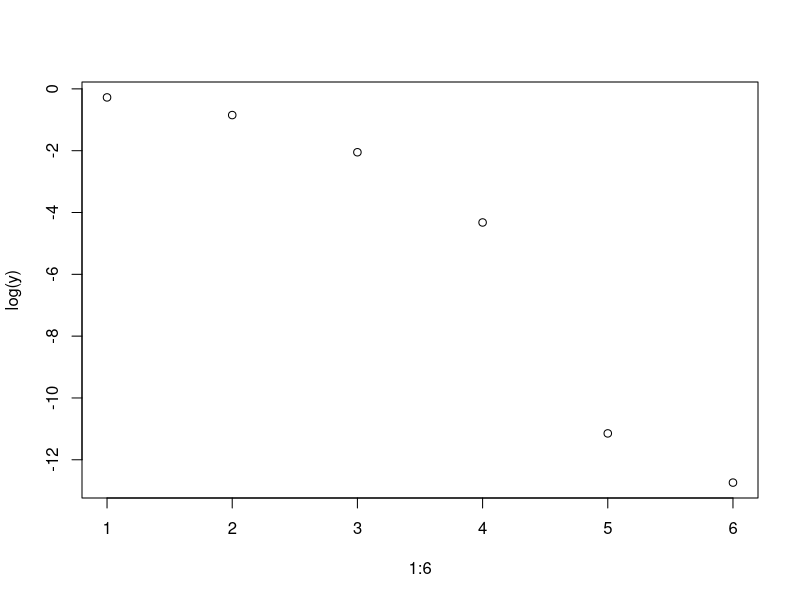
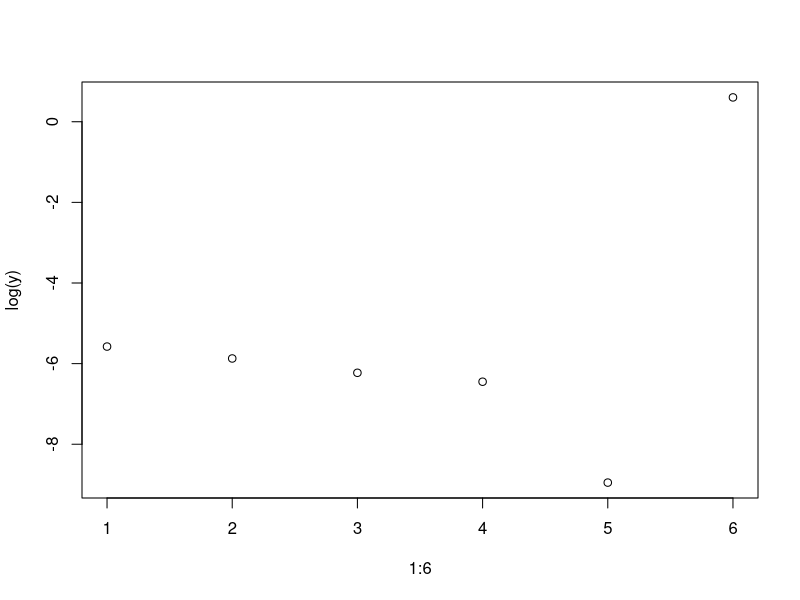
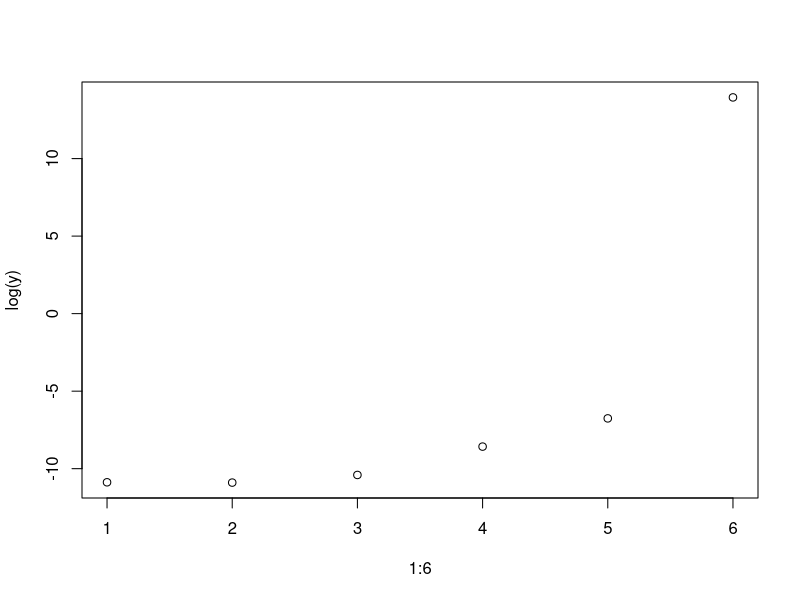
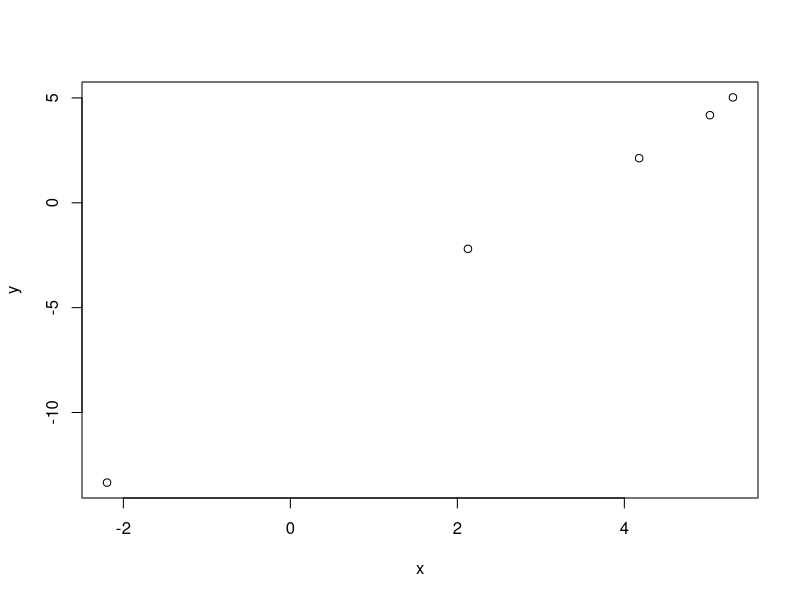

Write R code to recreate these figures, in order.
## ---- chunk 1
options(digits = 12)
## ---- chunk 2
M <- 1
e <- 0.0167
f <- function(E){M+e*sin(E)-E}
fp <- function(E){e*cos(E)-1}
fpp <- function(E){-e*sin(E)}
rs <- function(E){E - f(E)/fp(E)-(f(E)/fp(E))^2*fpp(E)/2/fp(E)}
steps <- 10
E <- 201.5
for (i in 1:steps){
  E[i+1] <- rs(E[i])
}
E
## ---- chunk 3
error = abs(E-1.01417908716)
y = error[2:7]/error[1:6]
y
plot(1:6,log(y))
y = error[2:7]/error[1:6]^2
y
plot(1:6,log(y))

y = error[2:7]/error[1:6]^3
y
plot(1:6,log(y))
## ---- chunk 4
x=log(error[1:5])
y=log(error[2:6])
plot(x,y)
lm(y~x)
